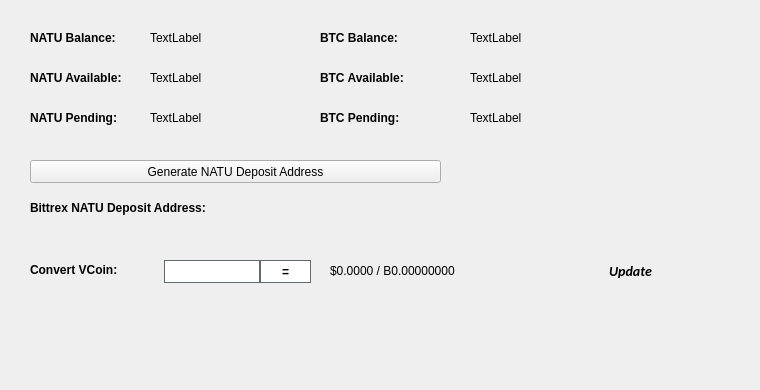
   <widget class="QWidget" name="BalanceTab">
    <attribute name="title">
     <string>Balance</string>
    </attribute>
    <widget class="QLabel" name="BitcoinBalanceLabel">
     <property name="geometry">
      <rect>
       <x>470</x>
       <y>30</y>
       <width>150</width>
       <height>16</height>
      </rect>
     </property>
     <property name="text">
      <string>TextLabel</string>
     </property>
    </widget>
    <widget class="QLabel" name="NatuBalanceLabel">
     <property name="geometry">
      <rect>
       <x>150</x>
       <y>30</y>
       <width>150</width>
       <height>16</height>
      </rect>
     </property>
     <property name="text">
      <string>TextLabel</string>
     </property>
    </widget>
    <widget class="QLabel" name="label_11">
     <property name="geometry">
      <rect>
       <x>30</x>
       <y>30</y>
       <width>101</width>
       <height>16</height>
      </rect>
     </property>
     <property name="font">
      <font>
       <weight>75</weight>
       <bold>true</bold>
      </font>
     </property>
     <property name="text">
      <string>NATU Balance:</string>
     </property>
    </widget>
    <widget class="QLabel" name="label_12">
     <property name="geometry">
      <rect>
       <x>320</x>
       <y>30</y>
       <width>101</width>
       <height>16</height>
      </rect>
     </property>
     <property name="font">
      <font>
       <weight>75</weight>
       <bold>true</bold>
      </font>
     </property>
     <property name="text">
      <string>BTC Balance:</string>
     </property>
    </widget>
    <widget class="QLabel" name="NatuAvailableLabel_2">
     <property name="geometry">
      <rect>
       <x>150</x>
       <y>70</y>
       <width>150</width>
       <height>16</height>
      </rect>
     </property>
     <property name="text">
      <string>TextLabel</string>
     </property>
    </widget>
    <widget class="QLabel" name="label_13">
     <property name="geometry">
      <rect>
       <x>30</x>
       <y>70</y>
       <width>111</width>
       <height>16</height>
      </rect>
     </property>
     <property name="font">
      <font>
       <weight>75</weight>
       <bold>true</bold>
      </font>
     </property>
     <property name="text">
      <string>NATU Available:</string>
     </property>
    </widget>
    <widget class="QLabel" name="label_14">
     <property name="geometry">
      <rect>
       <x>30</x>
       <y>110</y>
       <width>101</width>
       <height>16</height>
      </rect>
     </property>
     <property name="font">
      <font>
       <weight>75</weight>
       <bold>true</bold>
      </font>
     </property>
     <property name="text">
      <string>NATU Pending:</string>
     </property>
    </widget>
    <widget class="QLabel" name="NatuPendingLabel">
     <property name="geometry">
      <rect>
       <x>150</x>
       <y>110</y>
       <width>150</width>
       <height>16</height>
      </rect>
     </property>
     <property name="text">
      <string>TextLabel</string>
     </property>
    </widget>
    <widget class="QLabel" name="label_15">
     <property name="geometry">
      <rect>
       <x>320</x>
       <y>70</y>
       <width>111</width>
       <height>16</height>
      </rect>
     </property>
     <property name="font">
      <font>
       <weight>75</weight>
       <bold>true</bold>
      </font>
     </property>
     <property name="text">
      <string>BTC Available:</string>
     </property>
    </widget>
    <widget class="QLabel" name="BitcoinAvailableLabel">
     <property name="geometry">
      <rect>
       <x>470</x>
       <y>70</y>
       <width>150</width>
       <height>16</height>
      </rect>
     </property>
     <property name="text">
      <string>TextLabel</string>
     </property>
    </widget>
    <widget class="QLabel" name="label_31">
     <property name="geometry">
      <rect>
       <x>320</x>
       <y>110</y>
       <width>111</width>
       <height>16</height>
      </rect>
     </property>
     <property name="font">
      <font>
       <weight>75</weight>
       <bold>true</bold>
      </font>
     </property>
     <property name="text">
      <string>BTC Pending:</string>
     </property>
    </widget>
    <widget class="QLabel" name="BitcoinPendingLabel">
     <property name="geometry">
      <rect>
       <x>470</x>
       <y>110</y>
       <width>150</width>
       <height>16</height>
      </rect>
     </property>
     <property name="text">
      <string>TextLabel</string>
     </property>
    </widget>
    <widget class="QLabel" name="label_33">
     <property name="geometry">
      <rect>
       <x>30</x>
       <y>200</y>
       <width>221</width>
       <height>16</height>
      </rect>
     </property>
     <property name="font">
      <font>
       <weight>75</weight>
       <bold>true</bold>
      </font>
     </property>
     <property name="text">
      <string>Bittrex NATU Deposit Address:</string>
     </property>
    </widget>
    <widget class="QPushButton" name="GenDepositBTN">
     <property name="geometry">
      <rect>
       <x>30</x>
       <y>160</y>
       <width>411</width>
       <height>23</height>
      </rect>
     </property>
     <property name="text">
      <string>Generate NATU Deposit Address</string>
     </property>
     <property name="icon">
      <iconset resource="../natu.qrc">
       <normaloff>:/icons/bitcoin</normaloff>:/icons/bitcoin</iconset>
     </property>
    </widget>
    <widget class="QLabel" name="DepositAddressLabel">
     <property name="geometry">
      <rect>
       <x>200</x>
       <y>200</y>
       <width>261</width>
       <height>16</height>
      </rect>
     </property>
     <property name="palette">
      <palette>
       <active>
        <colorrole role="WindowText">
         <brush brushstyle="SolidPattern">
          <color alpha="255">
           <red>0</red>
           <green>0</green>
           <blue>0</blue>
          </color>
         </brush>
        </colorrole>
        <colorrole role="Text">
         <brush brushstyle="SolidPattern">
          <color alpha="255">
           <red>0</red>
           <green>0</green>
           <blue>255</blue>
          </color>
         </brush>
        </colorrole>
       </active>
       <inactive>
        <colorrole role="WindowText">
         <brush brushstyle="SolidPattern">
          <color alpha="255">
           <red>0</red>
           <green>0</green>
           <blue>0</blue>
          </color>
         </brush>
        </colorrole>
        <colorrole role="Text">
         <brush brushstyle="SolidPattern">
          <color alpha="255">
           <red>0</red>
           <green>0</green>
           <blue>255</blue>
          </color>
         </brush>
        </colorrole>
       </inactive>
       <disabled>
        <colorrole role="WindowText">
         <brush brushstyle="SolidPattern">
          <color alpha="255">
           <red>120</red>
           <green>120</green>
           <blue>120</blue>
          </color>
         </brush>
        </colorrole>
        <colorrole role="Text">
         <brush brushstyle="SolidPattern">
          <color alpha="255">
           <red>120</red>
           <green>120</green>
           <blue>120</blue>
          </color>
         </brush>
        </colorrole>
       </disabled>
      </palette>
     </property>
     <property name="font">
      <font>
       <weight>75</weight>
       <bold>true</bold>
      </font>
     </property>
     <property name="text">
      <string/>
     </property>
     <property name="alignment">
      <set>Qt::AlignRight|Qt::AlignTrailing|Qt::AlignVCenter</set>
     </property>
     <property name="textInteractionFlags">
      <set>Qt::LinksAccessibleByMouse|Qt::TextSelectableByKeyboard|Qt::TextSelectableByMouse</set>
     </property>
    </widget>
    <widget class="QLabel" name="label_8">
     <property name="geometry">
      <rect>
       <x>460</x>
       <y>300</y>
       <width>281</width>
       <height>81</height>
      </rect>
     </property>
     <property name="text">
      <string/>
     </property>
     <property name="pixmap">
      <pixmap>:/images/bittrex</pixmap>
     </property>
    </widget>
    <widget class="QWidget" name="widgetConversion" native="true">
     <property name="geometry">
      <rect>
       <x>0</x>
       <y>250</y>
       <width>751</width>
       <height>43</height>
      </rect>
     </property>
     <property name="minimumSize">
      <size>
       <width>0</width>
       <height>43</height>
      </size>
     </property>
     <property name="styleSheet">
      <string notr="true"/>
     </property>
     <widget class="QPushButton" name="btnUpdateMarketData">
      <property name="geometry">
       <rect>
        <x>575</x>
        <y>0</y>
        <width>111</width>
        <height>41</height>
       </rect>
      </property>
      <property name="sizePolicy">
       <sizepolicy hsizetype="Expanding" vsizetype="Expanding">
        <horstretch>0</horstretch>
        <verstretch>0</verstretch>
       </sizepolicy>
      </property>
      <property name="font">
       <font>
        <family>calibri</family>
        <pointsize>-1</pointsize>
        <weight>75</weight>
        <italic>true</italic>
        <bold>true</bold>
       </font>
      </property>
      <property name="styleSheet">
       <string notr="true">margin:0px;text-align:center;padding:2px;border-radius:3px;font-style:italic;width:100px;font-size:14px;font-family:calibri;font-weight:600;</string>
      </property>
      <property name="text">
       <string>Update</string>
      </property>
      <property name="iconSize">
       <size>
        <width>150</width>
        <height>35</height>
       </size>
      </property>
      <property name="autoDefault">
       <bool>true</bool>
      </property>
      <property name="default">
       <bool>true</bool>
      </property>
     </widget>
     <widget class="QLabel" name="lblConvertVCoin">
      <property name="geometry">
       <rect>
        <x>30</x>
        <y>10</y>
        <width>131</width>
        <height>20</height>
       </rect>
      </property>
      <property name="styleSheet">
       <string notr="true"/>
      </property>
      <property name="text">
       <string>&lt;html&gt;&lt;head/&gt;&lt;body&gt;&lt;p&gt;&lt;span style=&quot; font-weight:600;&quot;&gt;Convert VCoin:&lt;/span&gt;&lt;/p&gt;&lt;/body&gt;&lt;/html&gt;</string>
      </property>
     </widget>
     <widget class="QLineEdit" name="txtConvertVCoinQty">
      <property name="geometry">
       <rect>
        <x>160</x>
        <y>10</y>
        <width>100</width>
        <height>23</height>
       </rect>
      </property>
      <property name="minimumSize">
       <size>
        <width>100</width>
        <height>23</height>
       </size>
      </property>
      <property name="maximumSize">
       <size>
        <width>100</width>
        <height>16777215</height>
       </size>
      </property>
      <property name="styleSheet">
       <string notr="true">border: 1px solid #61696c;margin-left:4px;</string>
      </property>
     </widget>
     <widget class="QPushButton" name="btnConvertNatu">
      <property name="geometry">
       <rect>
        <x>260</x>
        <y>10</y>
        <width>51</width>
        <height>23</height>
       </rect>
      </property>
      <property name="minimumSize">
       <size>
        <width>0</width>
        <height>23</height>
       </size>
      </property>
      <property name="styleSheet">
       <string notr="true">border:1px solid #61696c;background:white;font-weight:600;</string>
      </property>
      <property name="text">
       <string>=</string>
      </property>
     </widget>
     <widget class="QLabel" name="lblConvertVCoinResults">
      <property name="geometry">
       <rect>
        <x>330</x>
        <y>0</y>
        <width>201</width>
        <height>41</height>
       </rect>
      </property>
      <property name="styleSheet">
       <string notr="true"/>
      </property>
      <property name="text">
       <string>$0.0000 / B0.00000000</string>
      </property>
     </widget>
     <widget class="QLabel" name="iconOverviewUpdateWait">
      <property name="geometry">
       <rect>
        <x>670</x>
        <y>10</y>
        <width>24</width>
        <height>24</height>
       </rect>
      </property>
      <property name="text">
       <string/>
      </property>
      <property name="pixmap">
       <pixmap resource="../natu.qrc">:/icons/transaction_1</pixmap>
      </property>
      <property name="scaledContents">
       <bool>true</bool>
      </property>
      <property name="alignment">
       <set>Qt::AlignCenter</set>
      </property>
     </widget>
    </widget>
   </widget>
